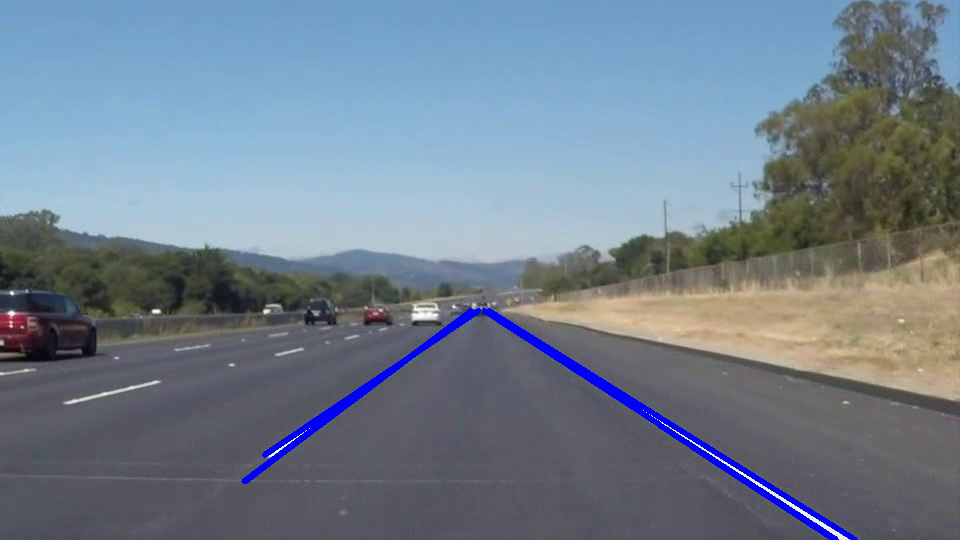
#> input picture frame 22 of output_ruta_1.mp4, 960 x 540 px, given in place of ruta_1.mp4, which was not available
$ python ejercicio1.py
#> lines starting #> are read from the running program, lines starting #| are printed output that depends on the picture; after the words box and inside, x2 and y2 are one past the last pixel; in counts of white or black regions, pixels touching at a corner belong together; pictures that were not available may be replaced by others from this repository, and a replacement may not be noted
import cv2
import numpy as np

# Función para procesar cada video
def procesar_video(input_filename, output_filename):
    cap = cv2.VideoCapture(input_filename)
    if not cap.isOpened():
        print(f"Error al abrir el video: {input_filename}")
        return

    width = int(cap.get(cv2.CAP_PROP_FRAME_WIDTH))
    height = int(cap.get(cv2.CAP_PROP_FRAME_HEIGHT))
    fps = int(cap.get(cv2.CAP_PROP_FPS))

    # Definición de los parámetros de las regiones de interés
    roi_vertices = np.array([
        [int(width * 0.05), height],
        [int(width * 0.95), height],
        [int(width * 0.55), int(height * 0.6)],
        [int(width * 0.45), int(height * 0.6)]
    ], dtype=np.int32)

    out = cv2.VideoWriter(output_filename, cv2.VideoWriter_fourcc(*'mp4v'), fps, (width, height))
    if not out.isOpened():
        print(f"Error al abrir el archivo de salida: {output_filename}")
        cap.release()
        return

    while True:
        ret, frame = cap.read()
        if not ret:
            break

        # Procesamiento del frame
        gray = cv2.cvtColor(frame, cv2.COLOR_BGR2GRAY)
        edges = cv2.Canny(gray, 50, 150)
        roi_edges = region_de_interes(edges, roi_vertices)
        lines = cv2.HoughLinesP(roi_edges, rho=3, theta=np.pi / 180, threshold=100, minLineLength=50, maxLineGap=200)

        # Filtrado y dibujo de líneas
        filtered_lines = []
        if lines is not None:
            for line in lines:
                x1, y1, x2, y2 = line[0]
                if x2 != x1:
                    slope = (y2 - y1) / (x2 - x1)
                    if 0.5 < abs(slope) < 2.0 and min(y1, y2) > height // 2:
                        filtered_lines.append(line)
            dibujar_lineas(frame, filtered_lines)

        out.write(frame)
        cv2.imshow('Frame', frame)

        if cv2.waitKey(25) & 0xFF == ord('q'):
            break

    cap.release()
    out.release()

# Función para definir la región de interés
def region_de_interes(img, vertices):
    mask = np.zeros_like(img)
    cv2.fillPoly(mask, [vertices], 255)
    return cv2.bitwise_and(img, mask)

# Función para dibujar líneas
def dibujar_lineas(img, lines, color=(255, 0, 0), thickness=3):
    if lines is not None:
        for line in lines:
            x1, y1, x2, y2 = line[0]
            cv2.line(img, (x1, y1), (x2, y2), color, thickness)

# Procesamiento de ambos videos
procesar_video('videos/ruta_1.mp4', 'output_ruta_1.mp4')
#> in procesar_video, frame is the input picture: shape (540, 960, 3); mean B, G, R 141.3, 127, 113.5
#> in procesar_video, `gray = cv2.cvtColor(frame, cv2.COLOR_BGR2GRAY)`:
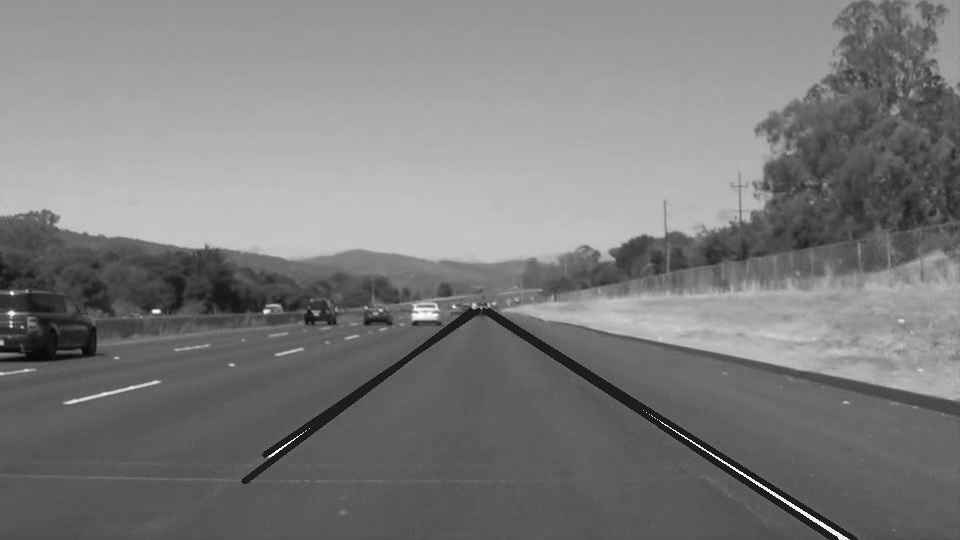
#> gray: shape (540, 960); min 3, max 255, mean 124.6
#> in procesar_video, `edges = cv2.Canny(gray, 50, 150)`:
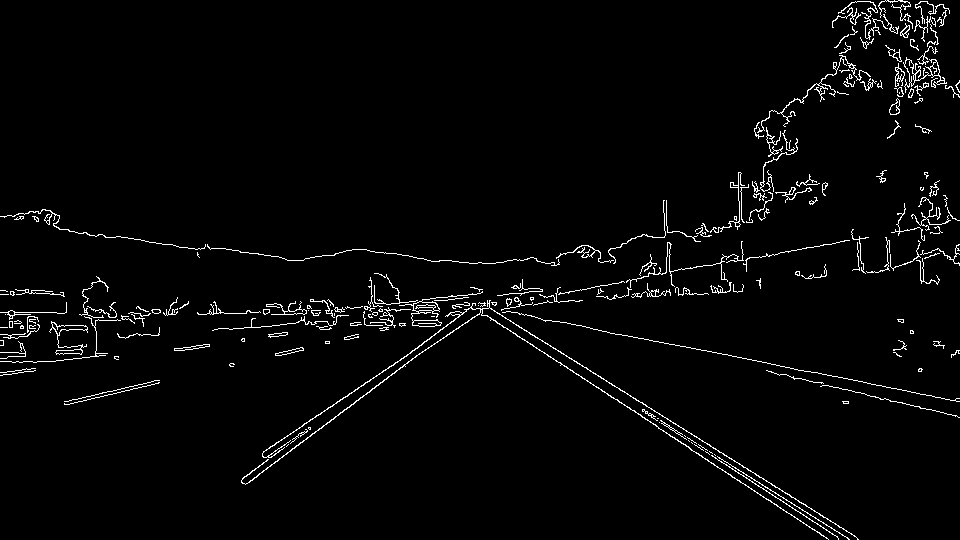
#> edges: shape (540, 960); 2.6% white in thin lines or dots
#> in region_de_interes, `cv2.fillPoly(mask, [vertices], 255)`:
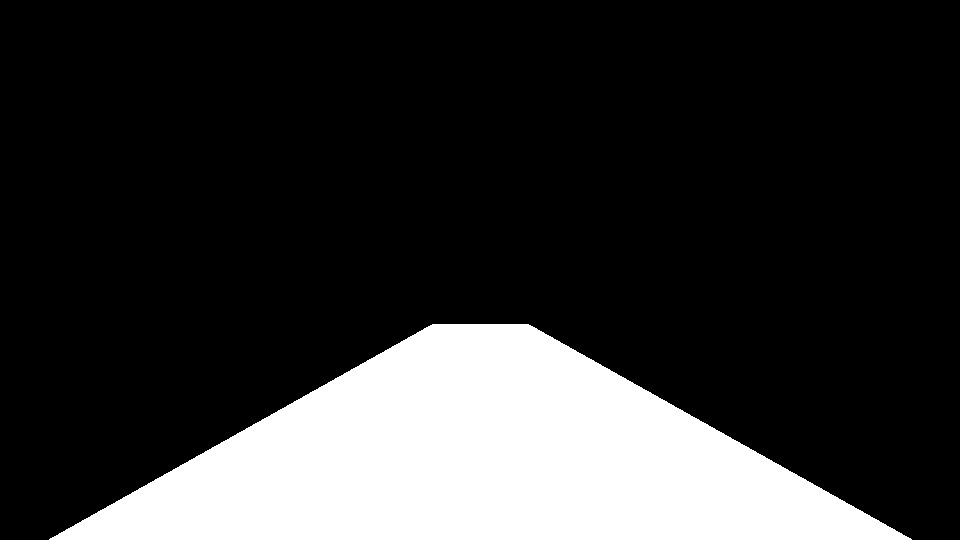
#> mask: shape (540, 960); 20% white; 1 white region, box (x1, y1, x2, y2) and area: (49, 324, 912, 540) 103848
#> in region_de_interes, `return cv2.bitwise_and(img, mask)`:
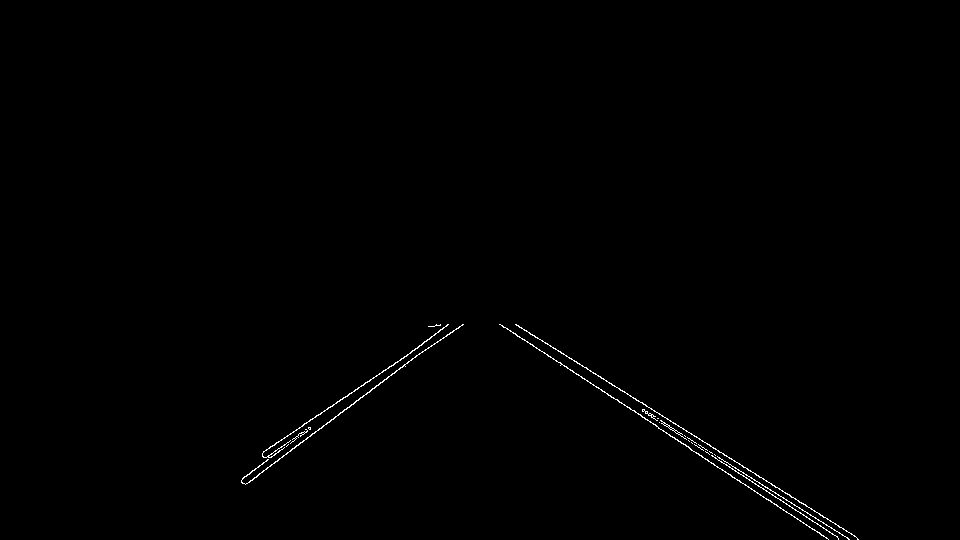
#> returned value: shape (540, 960); 0.43% white in thin lines or dots, all inside (x1, y1, x2, y2) = (241, 324, 859, 540)
#> in procesar_video, `lines = cv2.HoughLinesP(roi_edges, rho=3, theta=np.pi / 180, threshold..`: lines = 13 rows, first 6: [500, 324, 688, 446], [249, 482, 437, 341], [555, 348, 838, 538], [263, 451, 429, 339], [515, 324, 857, 538], [617, 399, 766, 499]
#> the loop in procesar_video, `for line in lines:` made 13 passes
#> (x1, y1, x2, y2, slope) on passes 1 to 12: (500, 324, 688, 446, 0.649), (249, 482, 437, 341, -0.75), (555, 348, 838, 538, 0.671), (263, 451, 429, 339, -0.675), (515, 324, 857, 538, 0.626), (617, 399, 766, 499, 0.671), (548, 356, 815, 517, 0.603), (268, 457, 458, 328, -0.679), (243, 483, 462, 324, -0.726), (242, 479, 447, 324, -0.756), (642, 409, 837, 536, 0.651), (642, 410, 836, 536, 0.649)
#> after the loop in procesar_video, `for line in lines:`: filtered_lines = 13 items, first 6: [[500, 324, 688, 446]], [[249, 482, 437, 341]], [[555, 348, 838, 538]], [[263, 451, 429, 339]], [[515, 324, 857, 538]], [[617, 399, 766, 499]]
#> the loop in dibujar_lineas, `for line in lines:` made 13 passes
#> (x1, y1, x2, y2) on passes 1 to 12: (500, 324, 688, 446), (249, 482, 437, 341), (555, 348, 838, 538), (263, 451, 429, 339), (515, 324, 857, 538), (617, 399, 766, 499), (548, 356, 815, 517), (268, 457, 458, 328), (243, 483, 462, 324), (242, 479, 447, 324), (642, 409, 837, 536), (642, 410, 836, 536)
#> (key q is pressed here)
procesar_video('videos/ruta_2.mp4', 'output_ruta_2.mp4')
#> the loop in procesar_video (call 2), `for line in lines:` made 13 passes
#> the loop in dibujar_lineas (call 2), `for line in lines:` made 13 passes
#> (key Esc is pressed here)

cv2.destroyAllWindows()

$ run again, starting later in the video
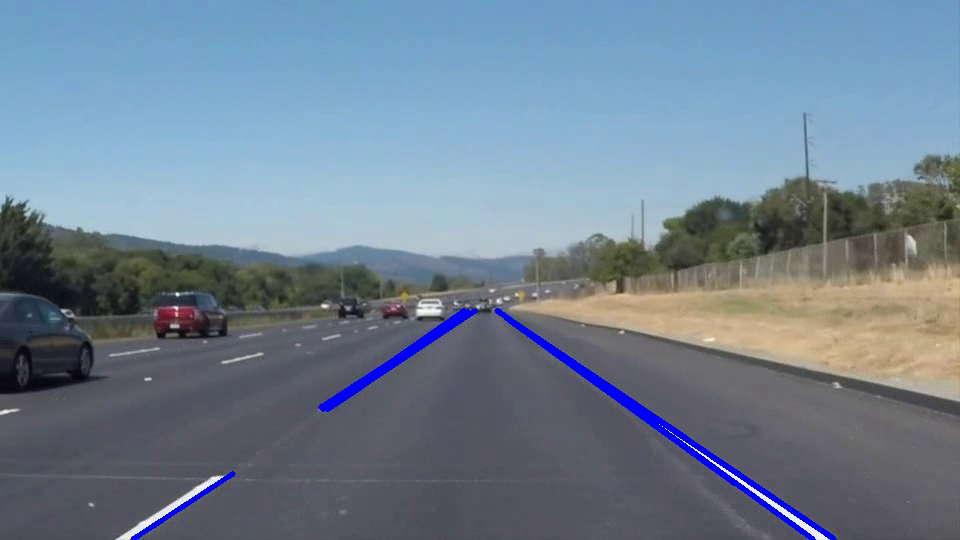
#> input picture frame 99 of output_ruta_1.mp4, 960 x 540 px, given in place of ruta_1.mp4, which was not available
#> in procesar_video, frame is the input picture: shape (540, 960, 3); mean B, G, R 145.3, 128.9, 112.7
#> in procesar_video, `edges = cv2.Canny(gray, 50, 150)`:
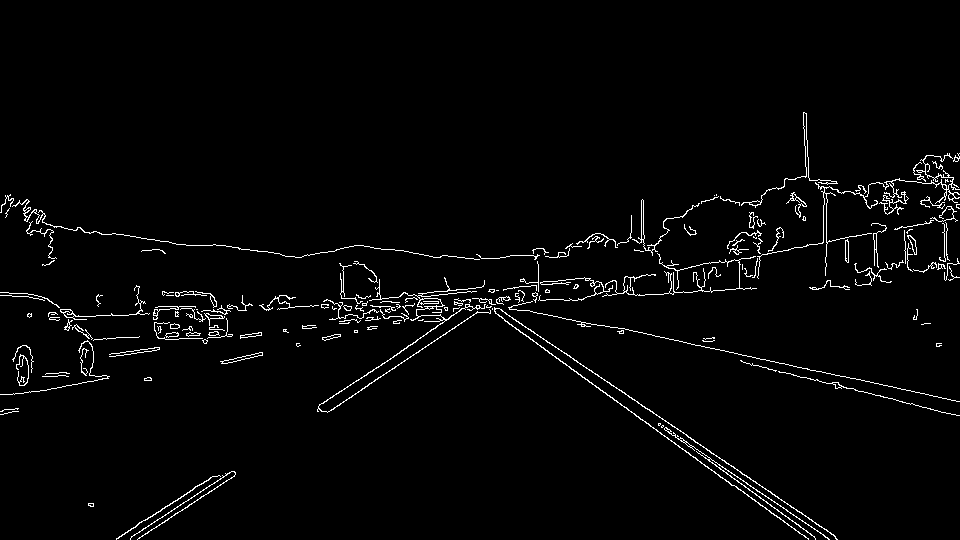
#> edges: shape (540, 960); 2.4% white in thin lines or dots, all inside (x1, y1, x2, y2) = (0, 112, 960, 540)
#> mask: shape (540, 960); 20% white; 1 white region, box (x1, y1, x2, y2) and area: (49, 324, 912, 540) 103848
#> in region_de_interes, `return cv2.bitwise_and(img, mask)`:
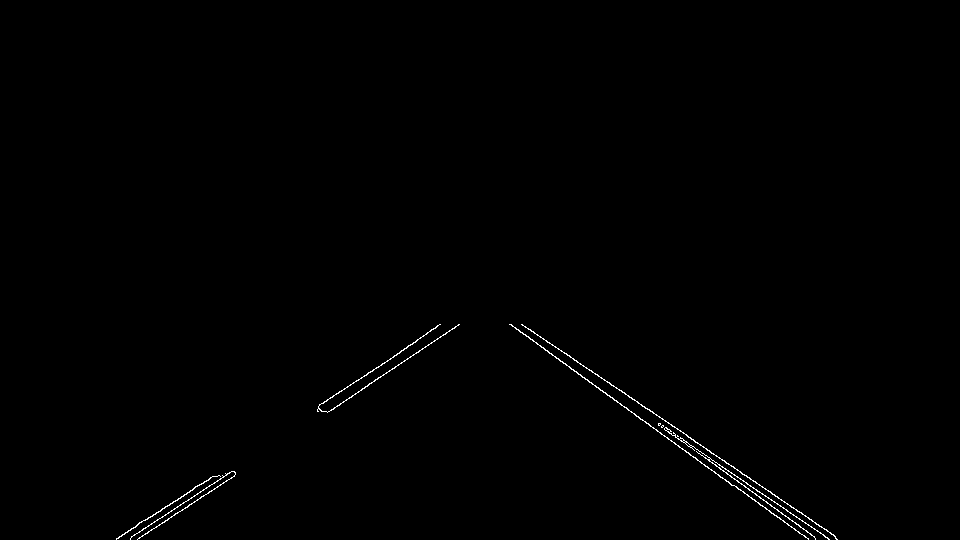
#> returned value: shape (540, 960); 0.43% white in thin lines or dots, all inside (x1, y1, x2, y2) = (116, 324, 838, 540)
#> lines = 13 rows, first 6: [511, 324, 799, 533], [522, 324, 826, 529], [147, 533, 455, 326], [538, 335, 709, 459], [130, 539, 376, 367], [526, 327, 814, 536]
#> the loop in procesar_video, `for line in lines:` made 13 passes
#> (x1, y1, x2, y2, slope) on passes 1 to 8: (511, 324, 799, 533, 0.726), (522, 324, 826, 529, 0.674), (147, 533, 455, 326, -0.672), (538, 335, 709, 459, 0.725), (130, 539, 376, 367, -0.699), (526, 327, 814, 536, 0.726), (160, 511, 327, 399, -0.671), (329, 398, 420, 338, -0.659)
#> after the loop in procesar_video, `for line in lines:`: filtered_lines = 13 items, first 6: [[511, 324, 799, 533]], [[522, 324, 826, 529]], [[147, 533, 455, 326]], [[538, 335, 709, 459]], [[130, 539, 376, 367]], [[526, 327, 814, 536]]
#> the loop in dibujar_lineas, `for line in lines:` made 13 passes
#> the loop in procesar_video (call 2), `for line in lines:` made 13 passes
#> the loop in dibujar_lineas (call 2), `for line in lines:` made 13 passes

$ run again, starting later in the video
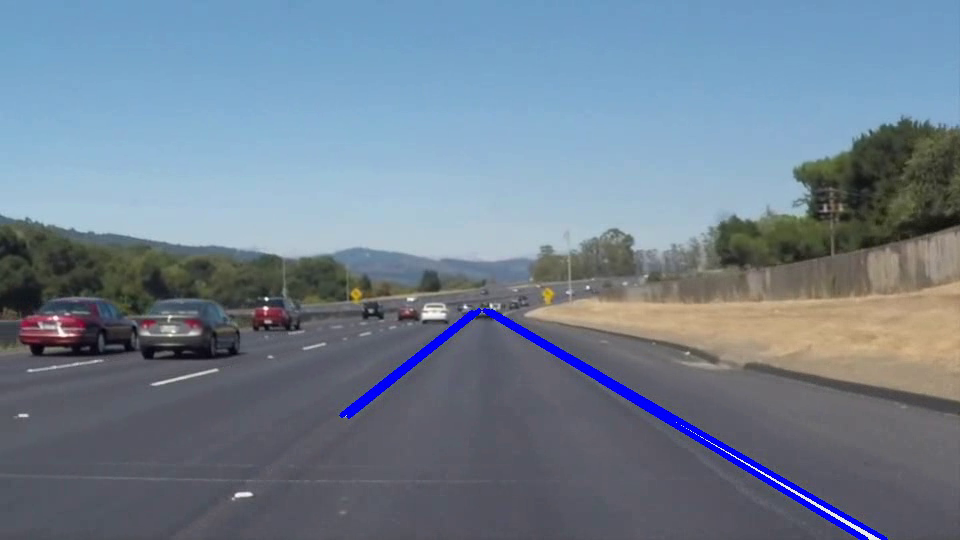
#> input picture frame 176 of output_ruta_1.mp4, 960 x 540 px, given in place of ruta_1.mp4, which was not available
#> in procesar_video, frame is the input picture: shape (540, 960, 3); mean B, G, R 144.2, 128.1, 112.9
#> in procesar_video, `edges = cv2.Canny(gray, 50, 150)`:
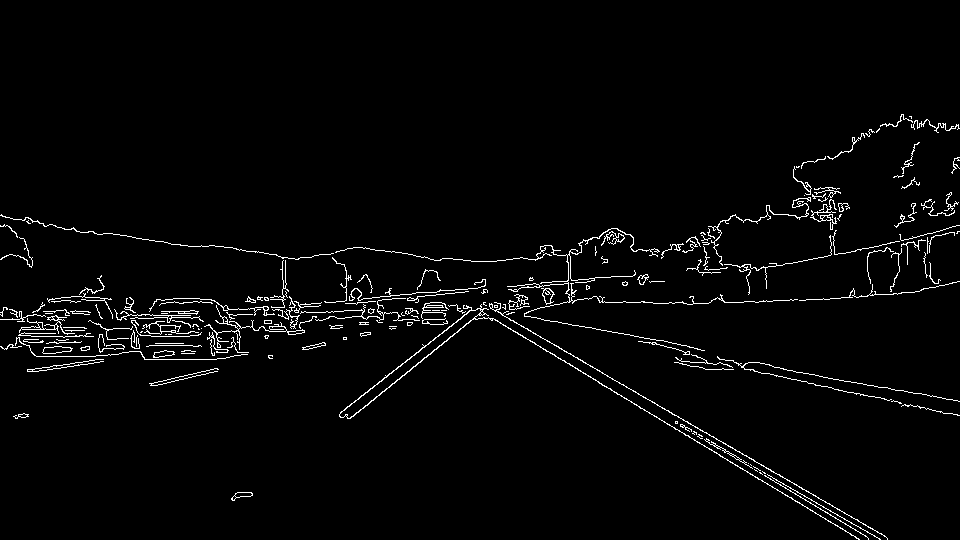
#> edges: shape (540, 960); 2.5% white in thin lines or dots, all inside (x1, y1, x2, y2) = (0, 114, 960, 540)
#> mask: shape (540, 960); 20% white; 1 white region, box (x1, y1, x2, y2) and area: (49, 324, 912, 540) 103848
#> in region_de_interes, `return cv2.bitwise_and(img, mask)`:
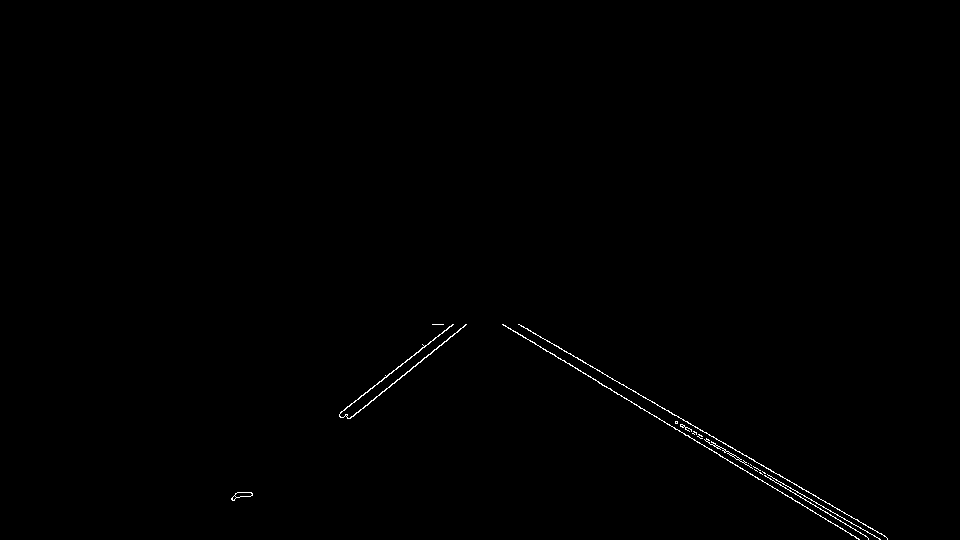
#> returned value: shape (540, 960); 0.37% white in thin lines or dots, all inside (x1, y1, x2, y2) = (231, 324, 888, 540)
#> lines = [[519, 324, 881, 533], [502, 324, 858, 538], [518, 324, 885, 536], [675, 421, 880, 539], [235, 494, 452, 324], [246, 496, 466, 324], [503, 325, 859, 539], [675, 422, 868, 538], [248, 496, 446, 341]]
#> the loop in procesar_video, `for line in lines:` made 9 passes
#> (x1, y1, x2, y2, slope) on passes 1 to 8: (519, 324, 881, 533, 0.577), (502, 324, 858, 538, 0.601), (518, 324, 885, 536, 0.578), (675, 421, 880, 539, 0.576), (235, 494, 452, 324, -0.783), (246, 496, 466, 324, -0.782), (503, 325, 859, 539, 0.601), (675, 422, 868, 538, 0.601)
#> after the loop in procesar_video, `for line in lines:`: filtered_lines = [[[519, 324, 881, 533]], [[502, 324, 858, 538]], [[518, 324, 885, 536]], [[675, 421, 880, 539]], [[235, 494, 452, 324]], [[246, 496, 466, 324]], [[503, 325, 859, 539]], [[675, 422, 868, 538]], [[248, 496, 446, 341]]]
#> the loop in dibujar_lineas, `for line in lines:` made 9 passes
#> the loop in procesar_video (call 2), `for line in lines:` made 9 passes
#> the loop in dibujar_lineas (call 2), `for line in lines:` made 9 passes
